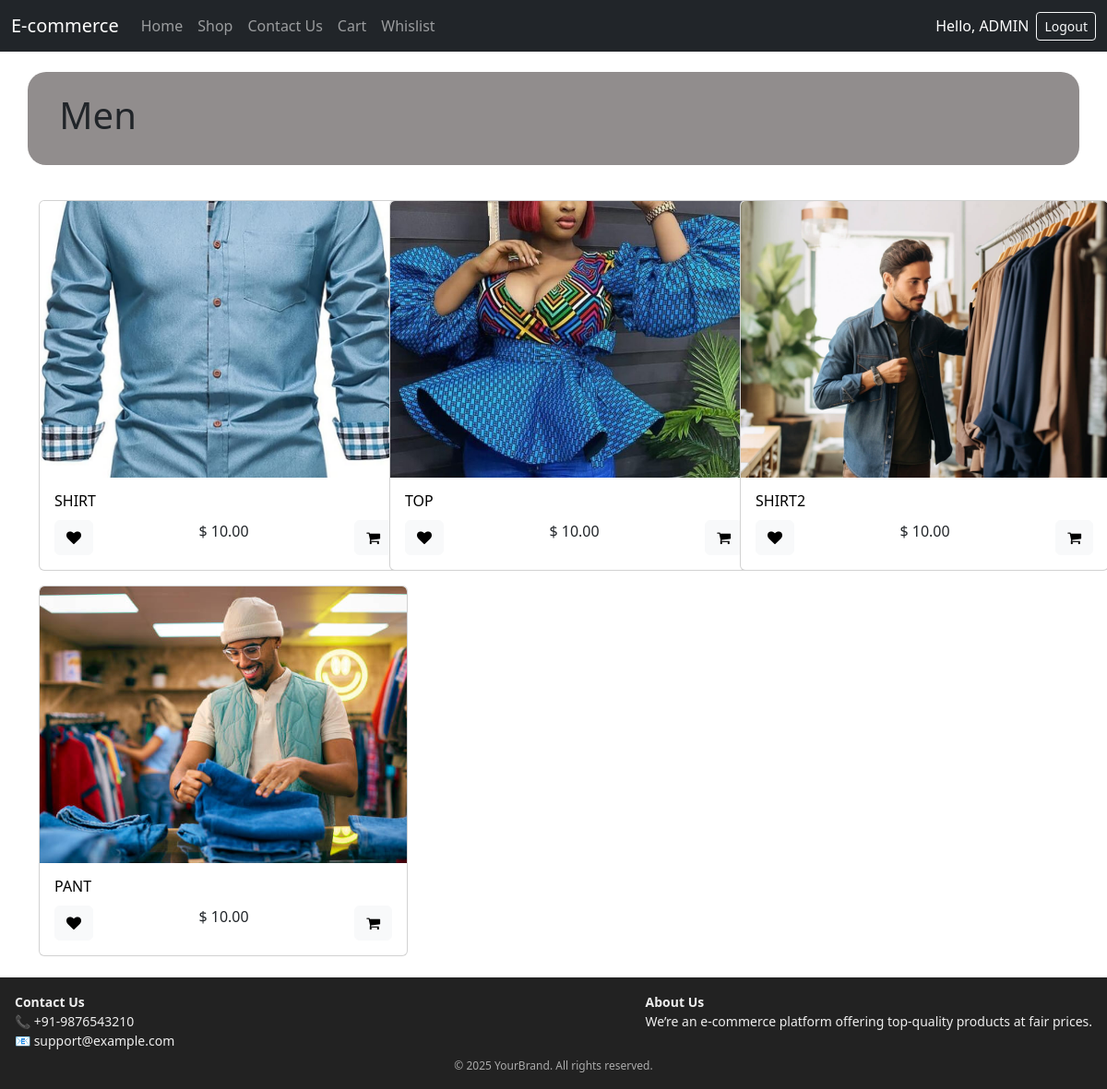
The app's page /shop/category/5 (signed in) with its own data.
### shop/models.py (models this page shows, shortened)
class Users(AbstractUser):
    email = models.EmailField(max_length=254, blank=False, null=False, unique=True)

class Category(models.Model):
    name = models.CharField(max_length=20, blank=False, null=False)
    category_image = models.ImageField(upload_to="shop/category", blank=False, null=False)
    create_date = models.DateTimeField("Create Date",auto_now_add=True)
    parent_categ_id = models.ForeignKey('self', on_delete=models.CASCADE, blank=True, null=True)
    child_categ_ids = models.ManyToManyField('self', blank=True)

class Product(models.Model):
    name = models.CharField(max_length=20, blank=False, null=False)
    price = models.DecimalField(max_digits=10, decimal_places=2, blank=False, null=False, default = 10.00)
    product_image = models.ImageField(upload_to="shop/product", blank=False, null=False)
    category_id = models.ForeignKey(Category, on_delete=models.CASCADE, blank=False, null=False)
    create_date = models.DateTimeField("Create Date",auto_now_add=True)
    published = models.BooleanField(default=False)
    internal_ref = models.CharField(max_length=20, editable=False, unique=True)
    stock = models.IntegerField(default=0)
    description = models.TextField(blank=True, null=True)
    allow_out_of_stock = models.BooleanField(default=False)
    product_type = models.CharField(max_length=20, choices=[('storable', 'Storable'), ('consumable', 'Consumable')], default='storable')

### shop/views.py (the view)
# urls.py: path('category/<int:category_id>', views.category, name='category'),
def category(request, category_id):
    try:
        categoryObj = Category.objects.get(id=category_id)
        productObjs = Product.objects.filter(category_id=category_id,published=True)
        context = {"categoryObj":categoryObj, "productObjs":productObjs}
    except (KeyError, Category.DoesNotExist):
        context = {"msg":"Product not found!!!"}
    return render(request, "shop/category.html", context)

### shop/templates/shop/category.html (shortened to what this page needs)
{% extends "shop/base.html" %}
{% block body %}
<div class="container">
    {% if categoryObj %}
        <div class="row" style="background-color: rgb(37, 29, 29, 00.5);padding: 2%;margin-top: 2%;margin-bottom: 2%;border-radius: 20px;">
            <div class="col-12">
                <h1>{{ categoryObj.name }}</h1>
            </div>
        </div>
        <div class="row" style="margin-bottom: 2%;">
            {% for productObj in productObjs %}
                <div class="col-lg-4">
                    <div class="card-slider d-flex mt-3">
                        <div class="card">
                            <a href="/shop/productDetail/{{ productObj.id }}">
                                <img src="{{ productObj.product_image.url }}" class="card-img-top" alt="{{ productObj.name }}">
                            </a>
                            <div class="card-body">
                                <a href="/shop/productDetail/{{ productObj.id }}" style="text-decoration: none;color:black;">
                                <h6 class="card-title">{{ productObj.name|upper }}</h6>
                                </a>
                                <p class="card-text text-center">$ {{ productObj.price }}
                                <button type="button" role="button" class="btn btn-light text-end" style="float: left;" title="Add to Wishlist">
                                    <span class="fa fa-heart" role="img" aria-label="Add to wishlist"></span>
                                </button>
                                <button type="button" role="button" class="btn btn-light text-end" style="float: right;" title="Add to Cart">
                                    <span class="fa fa-shopping-cart" role="img" aria-label="Add to cart"></span>
                                </button>
                                </p>
                            </div>
                        </div>
                    </div>
                </div>
            {% endfor %}
        </div>
    {% else %}
        <div class="row" style="background-color: rgb(37, 29, 29, 00.5);padding: 2%;margin-top: 2%;margin-bottom: 2%;border-radius: 20px;">
            <div class="col-12">
                <h1>{{ msg }}</h1>
            </div>
        </div>
    {% endif %}
</div>
{% endblock %}

### shop/templates/shop/base.html (shortened to what this page needs)
<!DOCTYPE html>
<html lang="en">
<head>
</head>
<body>
    <nav class="navbar navbar-expand-lg navbar-dark bg-dark">
        <div class="container-fluid">
          <a class="navbar-brand" href="#">E-commerce</a>
          <div class="collapse navbar-collapse" id="navbarNavDropdown">
            <ul class="navbar-nav">
              <li class="nav-item">
                <a class="nav-link {% if request.path == '/shop/' %}active{% endif %}" aria-current="page" href="/shop">Home</a>
              </li>
              <li class="nav-item">
                <a class="nav-link {% if request.path == '/shop/shop/' %}active{% endif %}" href="/shop/shop">Shop</a>
              </li>
              <li class="nav-item">
                <a class="nav-link {% if request.path == '/shop/contactUs/' %}active{% endif %}" href="/shop/contactUs">Contact Us</a>
              </li>
              <li class="nav-item">
                <a class="nav-link {% if request.path == '#' %}active{% endif %}" href="#">Cart</a>
              </li>
              <li class="nav-item">
                <a class="nav-link {% if request.path == '#' %}active{% endif %}" href="#">Whislist</a>
              </li>
            </ul>
            <ul class="navbar-nav ms-auto">
              {% if request.user.is_authenticated %}
                <li class="nav-item d-flex align-items-center">
                  <span class="navbar-text text-white me-2">Hello, {{ request.user.username|upper }}</span>
                  <a class="btn btn-outline-light btn-sm" href="{% url 'shop:logout' %}">Logout</a>
                </li>
              {% else %}
                <li class="nav-item">
                  <a class="btn btn-outline-light btn-sm" href="{% url 'shop:signin' %}">Sign In</a>
                </li>
              {% endif %}
            </ul>
          </div>
        </div>
      </nav>
      <div class="wrapper">
        <div class="content">
          {% block body %}{% endblock %}
        </div>
        <footer class="footer">
          <div class="footer-content">
            <div>
              <strong>Contact Us</strong><br>
              📞 +91-9876543210<br>
              📧 support@example.com
            </div>
            <div>
              <strong>About Us</strong><br>
              We’re an e-commerce platform offering top-quality products at fair prices.
            </div>
          </div>
          <div class="footer-bottom">
            &copy; 2025 YourBrand. All rights reserved.
          </div>
        </footer>
      </div>
    <link href="https://cdn.jsdelivr.net/npm/bootstrap@5.3.3/dist/css/bootstrap.min.css" rel="stylesheet">
    <link rel="stylesheet" href="https://cdnjs.cloudflare.com/ajax/libs/font-awesome/4.7.0/css/font-awesome.min.css">
</body>
</html>

### shop/templates/shop/category.html (style rules this page uses)
.card { flex: 0 0 auto; width: 400px; height: 500px; overflow: hidden; display: flex; flex-direction: column; }
.card-body { padding: 10px; height: 100px; overflow: hidden; display: flex; flex-direction: column; justify-content: space-between; }
.card-img-top { height: 300px; width: 100%; object-fit: cover; border-top-left-radius: 0.5rem; border-top-right-radius: 0.5rem; }
.card-title, .card-text { word-wrap: break-word; overflow-wrap: break-word; white-space: normal; }

### shop/templates/shop/base.html (style rules this page uses)
html, body { height: 100%; margin: 0; }
.wrapper { display: flex; flex-direction: column; min-height: 100vh; }
.content { flex: 1; }
.footer { background: #222; color: #eee; padding: 1rem; font-size: 14px; }
.footer-content { display: flex; justify-content: space-between; flex-wrap: wrap; gap: 1rem; }
.footer-bottom { text-align: center; margin-top: 0.5rem; font-size: 12px; color: #aaa; }

### records on screen
Users: user.username "ADMIN"
Category: name "Men"
Product: product_image (picture), name "SHIRT", price "10.00"
Product: product_image (picture), name "TOP", price "10.00"
Product: product_image (picture), name "SHIRT2", price "10.00"
Product: product_image (picture), name "PANT", price "10.00"
